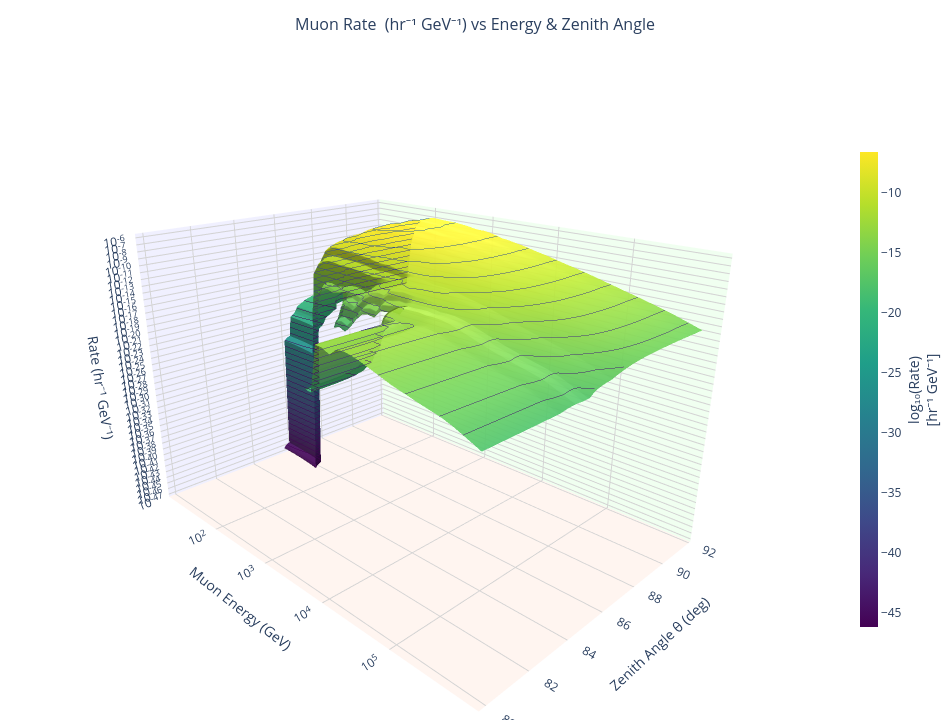

Write notebook code for a chart like this one.
### Code cell
# 3D surface plot: muon rate per hour per GeV vs (Energy, Zenith)
# =========================================================================
import plotly.graph_objects as go
import numpy as np

seconds_per_hour = 3600.0

# Stack into 2D array: shape (n_zen, n_E)
flux_E_2D = np.array(flux_E_central_list)            # (n_zen, n_E)
Rate_E_2D = flux_E_2D * effective_area_mean * seconds_per_hour  # muons/hr/GeV

# Apply energy mask
E_mask = (E_GeV >= min_E) & (E_GeV <= max_E)
E_plot = E_GeV[E_mask]
Rate_2D_plot = Rate_E_2D[:, E_mask]

# Sort zenith ascending
zen_sort_idx = np.argsort(zen_centers)
zen_plot     = zen_centers[zen_sort_idx]
Rate_2D_plot = Rate_2D_plot[zen_sort_idx, :]

# Build meshgrid for 3D surface
E_mesh, Zen_mesh = np.meshgrid(E_plot, zen_plot)

# Replace non-positive values with NaN for log scaling
Z = np.where(Rate_2D_plot > 0, Rate_2D_plot, np.nan)

# Log10 of rate for the Z axis (makes the surface readable)
Z_log = np.log10(Z)

# ---- Build hover text ----
hover_text = np.array([
    [
        f"Energy: {E_mesh[i, j]:.3g} GeV<br>"
        f"Zenith: {Zen_mesh[i, j]:.1f}°<br>"
        f"Rate: {Z[i, j]:.3e} hr⁻¹ GeV⁻¹"
        for j in range(Z.shape[1])
    ]
    for i in range(Z.shape[0])
])

# ---- 3D Surface ----
surface = go.Surface(
    x=np.log10(E_mesh),   # log10(Energy) on X axis
    y=Zen_mesh,            # Zenith angle on Y axis
    z=Z_log,               # log10(Rate) on Z axis
    surfacecolor=Z_log,
    colorscale="Viridis",
    colorbar=dict(
        title=dict(text="log₁₀(Rate)<br>[hr⁻¹ GeV⁻¹]", side="right"),
        thickness=18,
        len=0.75,
    ),
    text=hover_text,
    hoverinfo="text",
    opacity=0.92,
    contours=dict(
        z=dict(
            show=True,
            usecolormap=True,
            highlightcolor="white",
            project_z=False,
            width=1,
        ),
        x=dict(show=False),
        y=dict(show=False),
    ),
    lighting=dict(
        ambient=0.6,
        diffuse=0.8,
        roughness=0.5,
        specular=0.3,
    ),
)

# ---- Horizon / zenith range planes ----
zen_min_val = float(np.min(Zenith))
zen_max_val = float(np.max(Zenith))

logE_range = [float(np.log10(E_plot.min())), float(np.log10(E_plot.max()))]
z_range    = [float(np.nanmin(Z_log)),        float(np.nanmax(Z_log))]

def zenith_plane(zen_val, color, name):
    """Vertical plane at a fixed zenith angle."""
    xs = np.array([[logE_range[0], logE_range[1]],
                   [logE_range[0], logE_range[1]]])
    ys = np.full_like(xs, zen_val)
    zs = np.array([[z_range[0], z_range[0]],
                   [z_range[1], z_range[1]]])
    return go.Surface(
        x=xs, y=ys, z=zs,
        colorscale=[[0, color], [1, color]],
        showscale=False,
        opacity=0.25,
        name=name,
        hoverinfo="skip",
    )

#plane_min = zenith_plane(zen_min_val, "red",  f"θ = {zen_min_val:.0f}°")
#plane_max = zenith_plane(zen_max_val, "red",  f"θ = {zen_max_val:.0f}°")

# ---- Tick marks for log10(E) axis ----
# Show integer powers of 10 within the energy range
log_ticks  = np.arange(
    np.ceil(np.log10(E_plot.min())),
    np.floor(np.log10(E_plot.max())) + 1,
    dtype=int,
)
tick_vals  = log_ticks.tolist()
tick_text  = [f"10<sup>{v}</sup>" for v in log_ticks]

# ---- Tick marks for log10(Rate) Z axis ----
z_log_min = np.floor(np.nanmin(Z_log))
z_log_max = np.ceil(np.nanmax(Z_log))
z_ticks   = np.arange(z_log_min, z_log_max + 1, dtype=int).tolist()
z_tick_text = [f"10<sup>{v}</sup>" for v in z_ticks]

# ---- Layout ----
fig = go.Figure(data=[surface])#, plane_min, plane_max])

fig.update_layout(
    title=dict(
        text="Muon Rate  (hr⁻¹ GeV⁻¹) vs Energy & Zenith Angle",
        x=0.5,
        font=dict(size=16),
    ),
    scene=dict(
        xaxis=dict(
            title="Muon Energy (GeV)",
            tickvals=tick_vals,
            ticktext=tick_text,
            showgrid=True,
            gridcolor="lightgrey",
            backgroundcolor="rgb(240,240,255)",
        ),
        yaxis=dict(
            title="Zenith Angle θ (deg)",
            showgrid=True,
            gridcolor="lightgrey",
            backgroundcolor="rgb(240,255,240)",
        ),
        zaxis=dict(
            title="Rate (hr⁻¹ GeV⁻¹)",
            tickvals=z_ticks,
            ticktext=z_tick_text,
            showgrid=True,
            gridcolor="lightgrey",
            backgroundcolor="rgb(255,245,240)",
        ),
        camera=dict(
            eye=dict(x=1.6, y=-1.6, z=0.9),  # initial viewing angle
        ),
        aspectmode="manual",
        aspectratio=dict(x=1.4, y=1.0, z=0.9),
    ),
    margin=dict(l=0, r=0, t=60, b=0),
    width=950,
    height=720,
    legend=dict(
        x=0.01, y=0.95,
        bgcolor="rgba(255,255,255,0.7)",
        bordercolor="grey",
        borderwidth=1,
    ),
)

fig.show()
fig.write_html("/uufs/chpc.utah.edu/common/home/u1520754/Muon_Trinity/plot/muon_rate_3d.html")

### Figure 1 — Plotly figure (JSON) as saved in the notebook; plotly's stock layout.template omitted (floating-point values rounded to 4 significant figures; data arrays with more than 128 entries replaced by an {"elided": "..."} marker saying what was removed)
{"data": [{"colorbar": {"len": 0.75, "thickness": 18, "title": {"side": "right", "text": "log₁₀(Rate)<br>[hr⁻¹ GeV⁻¹]"}}, "colorscale": [[0, "#440154"], [0.1111, "#482878"], [0.2222, "#3e4989"], [0.3333, "#31688e"], [0.4444, "#26828e"], [0.5556, "#1f9e89"], [0.6667, "#35b779"], [0.7778, "#6ece58"], [0.8889, "#b5de2b"], [1, "#fde725"]], "contours": {"x": {"show": false}, "y": {"show": false}, "z": {"highlightcolor": "white", "project": {"z": false}, "show": true, "usecolormap": true, "width": 1}}, "hoverinfo": "text", "lighting": {"ambient": 0.6, "diffuse": 0.8, "roughness": 0.5, "specular": 0.3}, "opacity": 0.92, "surfacecolor": {"elided": "118x50 float values"}, "text": {"elided": "118x50 str values"}, "type": "surface", "x": {"elided": "118x50 float values"}, "y": {"elided": "118x50 float values"}, "z": {"elided": "118x50 float values"}}], "layout": {"height": 720, "legend": {"bgcolor": "rgba(255,255,255,0.7)", "bordercolor": "grey", "borderwidth": 1, "x": 0.01, "y": 0.95}, "margin": {"b": 0, "l": 0, "r": 0, "t": 60}, "scene": {"aspectmode": "manual", "aspectratio": {"x": 1.4, "y": 1, "z": 0.9}, "camera": {"eye": {"x": 1.6, "y": -1.6, "z": 0.9}}, "xaxis": {"backgroundcolor": "rgb(240,240,255)", "gridcolor": "lightgrey", "showgrid": true, "ticktext": ["10<sup>2</sup>", "10<sup>3</sup>", "10<sup>4</sup>", "10<sup>5</sup>"], "tickvals": [2, 3, 4, 5], "title": {"text": "Muon Energy (GeV)"}}, "yaxis": {"backgroundcolor": "rgb(240,255,240)", "gridcolor": "lightgrey", "showgrid": true, "title": {"text": "Zenith Angle θ (deg)"}}, "zaxis": {"backgroundcolor": "rgb(255,245,240)", "gridcolor": "lightgrey", "showgrid": true, "ticktext": ["10<sup>-47</sup>", "10<sup>-46</sup>", "10<sup>-45</sup>", "10<sup>-44</sup>", "10<sup>-43</sup>", "10<sup>-42</sup>", "10<sup>-41</sup>", "10<sup>-40</sup>", "10<sup>-39</sup>", "10<sup>-38</sup>", "10<sup>-37</sup>", "10<sup>-36</sup>", "10<sup>-35</sup>", "10<sup>-34</sup>", "10<sup>-33</sup>", "10<sup>-32</sup>", "10<sup>-31</sup>", "10<sup>-30</sup>", "10<sup>-29</sup>", "10<sup>-28</sup>", "10<sup>-27</sup>", "10<sup>-26</sup>", "10<sup>-25</sup>", "10<sup>-24</sup>", "10<sup>-23</sup>", "10<sup>-22</sup>", "10<sup>-21</sup>", "10<sup>-20</sup>", "10<sup>-19</sup>", "10<sup>-18</sup>", "10<sup>-17</sup>", "10<sup>-16</sup>", "10<sup>-15</sup>", "10<sup>-14</sup>", "10<sup>-13</sup>", "10<sup>-12</sup>", "10<sup>-11</sup>", "10<sup>-10</sup>", "10<sup>-9</sup>", "10<sup>-8</sup>", "10<sup>-7</sup>", "10<sup>-6</sup>"], "tickvals": [-47, -46, -45, -44, -43, -42, -41, -40, -39, -38, -37, -36, -35, -34, -33, -32, -31, -30, -29, -28, -27, -26, -25, -24, -23, -22, -21, -20, -19, -18, -17, -16, -15, -14, -13, -12, -11, -10, -9, -8, -7, -6], "title": {"text": "Rate (hr⁻¹ GeV⁻¹)"}}}, "title": {"font": {"size": 16}, "text": "Muon Rate  (hr⁻¹ GeV⁻¹) vs Energy & Zenith Angle", "x": 0.5}, "width": 950}}
